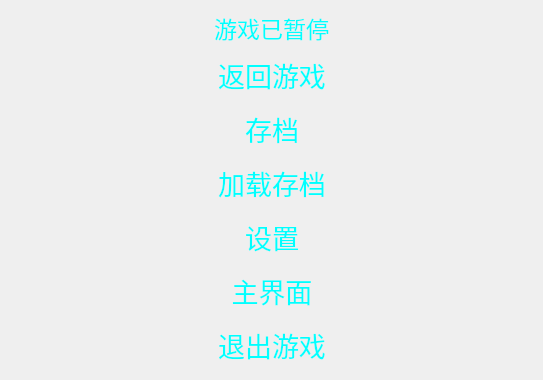
<?xml version="1.0" encoding="UTF-8"?>
<ui version="4.0">
 <class>GamePauseWidget</class>
 <widget class="QWidget" name="GamePauseWidget">
  <property name="geometry">
   <rect>
    <x>0</x>
    <y>0</y>
    <width>543</width>
    <height>370</height>
   </rect>
  </property>
  <property name="windowTitle">
   <string>GamePauseWidget</string>
  </property>
  <property name="autoFillBackground">
   <bool>false</bool>
  </property>
  <property name="styleSheet">
   <string notr="true">color: rgb(0, 255, 255);</string>
  </property>
  <layout class="QVBoxLayout" name="verticalLayout_2">
   <item>
    <widget class="QLabel" name="label">
     <property name="font">
      <font>
       <pointsize>17</pointsize>
      </font>
     </property>
     <property name="autoFillBackground">
      <bool>false</bool>
     </property>
     <property name="frameShadow">
      <enum>QFrame::Plain</enum>
     </property>
     <property name="text">
      <string>游戏已暂停</string>
     </property>
     <property name="alignment">
      <set>Qt::AlignCenter</set>
     </property>
    </widget>
   </item>
   <item>
    <spacer name="verticalSpacer">
     <property name="orientation">
      <enum>Qt::Vertical</enum>
     </property>
     <property name="sizeHint" stdset="0">
      <size>
       <width>20</width>
       <height>40</height>
      </size>
     </property>
    </spacer>
   </item>
   <item>
    <layout class="QHBoxLayout" name="horizontalLayout">
     <item>
      <spacer name="horizontalSpacer">
       <property name="orientation">
        <enum>Qt::Horizontal</enum>
       </property>
       <property name="sizeHint" stdset="0">
        <size>
         <width>185</width>
         <height>20</height>
        </size>
       </property>
      </spacer>
     </item>
     <item>
      <layout class="QVBoxLayout" name="verticalLayout">
       <item>
        <widget class="QPushButton" name="btnBackToGame">
         <property name="font">
          <font>
           <pointsize>20</pointsize>
          </font>
         </property>
         <property name="text">
          <string>返回游戏</string>
         </property>
         <property name="flat">
          <bool>true</bool>
         </property>
        </widget>
       </item>
       <item>
        <widget class="QPushButton" name="btnSaveGame">
         <property name="font">
          <font>
           <pointsize>20</pointsize>
          </font>
         </property>
         <property name="text">
          <string>存档</string>
         </property>
         <property name="flat">
          <bool>true</bool>
         </property>
        </widget>
       </item>
       <item>
        <widget class="QPushButton" name="btnLoadGameSave">
         <property name="font">
          <font>
           <pointsize>20</pointsize>
          </font>
         </property>
         <property name="text">
          <string>加载存档</string>
         </property>
         <property name="flat">
          <bool>true</bool>
         </property>
        </widget>
       </item>
       <item>
        <widget class="QPushButton" name="btnGameSetting">
         <property name="font">
          <font>
           <pointsize>20</pointsize>
          </font>
         </property>
         <property name="text">
          <string>设置</string>
         </property>
         <property name="flat">
          <bool>true</bool>
         </property>
        </widget>
       </item>
       <item>
        <widget class="QPushButton" name="btnHome">
         <property name="font">
          <font>
           <pointsize>20</pointsize>
          </font>
         </property>
         <property name="text">
          <string>主界面</string>
         </property>
         <property name="flat">
          <bool>true</bool>
         </property>
        </widget>
       </item>
       <item>
        <widget class="QPushButton" name="btnExitGame">
         <property name="font">
          <font>
           <pointsize>20</pointsize>
          </font>
         </property>
         <property name="text">
          <string>退出游戏</string>
         </property>
         <property name="flat">
          <bool>true</bool>
         </property>
        </widget>
       </item>
      </layout>
     </item>
     <item>
      <spacer name="horizontalSpacer_2">
       <property name="orientation">
        <enum>Qt::Horizontal</enum>
       </property>
       <property name="sizeHint" stdset="0">
        <size>
         <width>185</width>
         <height>20</height>
        </size>
       </property>
      </spacer>
     </item>
    </layout>
   </item>
   <item>
    <spacer name="verticalSpacer_2">
     <property name="orientation">
      <enum>Qt::Vertical</enum>
     </property>
     <property name="sizeHint" stdset="0">
      <size>
       <width>20</width>
       <height>8</height>
      </size>
     </property>
    </spacer>
   </item>
  </layout>
 </widget>
 <resources/>
 <connections/>
</ui>
